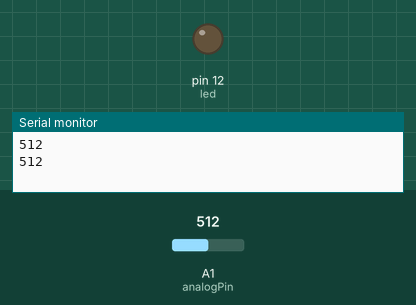
Recording of a sketch running on a simulated Arduino Uno, built with avr-gcc and run on an emulated ATmega328P. On the bench: output pins drawn as LEDs (lit = HIGH), the last lines printed to the serial monitor. The inputs (shaded band) are chosen by the test bench; at power-on: A1 (analogPin) = 512.

Above: at 5.9 s.
6.0 s: A1 (analogPin) set to 683
12.1 s: A1 (analogPin) set to 718
At 15.6 s:
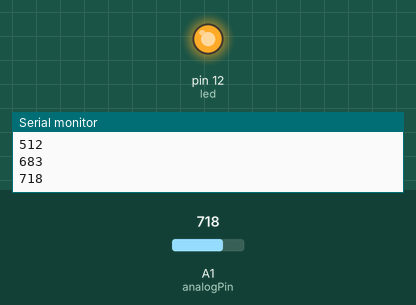
18.2 s: A1 (analogPin) set to 690
At 20.7 s:
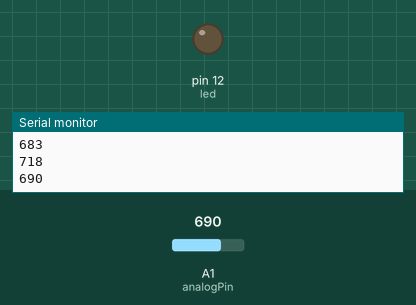
24.3 s: A1 (analogPin) set to 710
At 25.8 s:
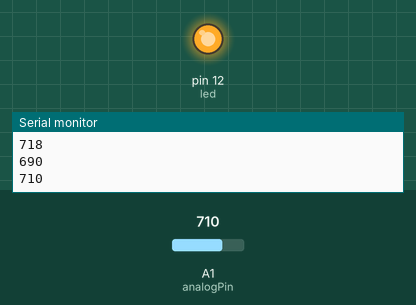
Timing chart, 0 to 27.3 s (numbered marks = the images above; inputs shaded):
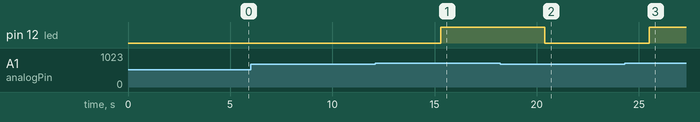

Measured:
- the behaviour switches between 700 and 701 on A1 (analogPin) (found by bisection; images 0 and 1)
- after the input at 12.1 s, pin 12 (led): LOW → HIGH after 3.2 s
- after the input at 18.2 s, pin 12 (led): HIGH → LOW after 2.2 s
- after the input at 24.3 s, pin 12 (led): LOW → HIGH after 1.2 s

The sketch:

WaterSensor.ino
```cpp
int analogPin = 1;   //水位传感器连接到模拟口 1
int led = 12;   //食人鱼灯连接到数字口 12
int val = 0; //定义变量 val 初值为 0
int data = 0; //定义变量 data 初值为 0
void setup()
{
  pinMode(led, OUTPUT); //定义 led 为输出引脚
  Serial.begin(9600); //设定波特率为 9600
}
void loop()
{
  val = analogRead(analogPin); //读取模拟值送给变量 val
  if (val > 700)  //判断变量 val 是否大于 700
  {
    digitalWrite(led, HIGH);  //变量 val 大于 700 时,点亮食人鱼灯
  }
  else
  {
    digitalWrite(led, LOW);//变量 val 小于 700 时,熄灭食人鱼灯
  }
  data = val; //变量 val 赋值给变量 data
  Serial.println(data); //串口打印变量 data
  delay(5100);
}
```
